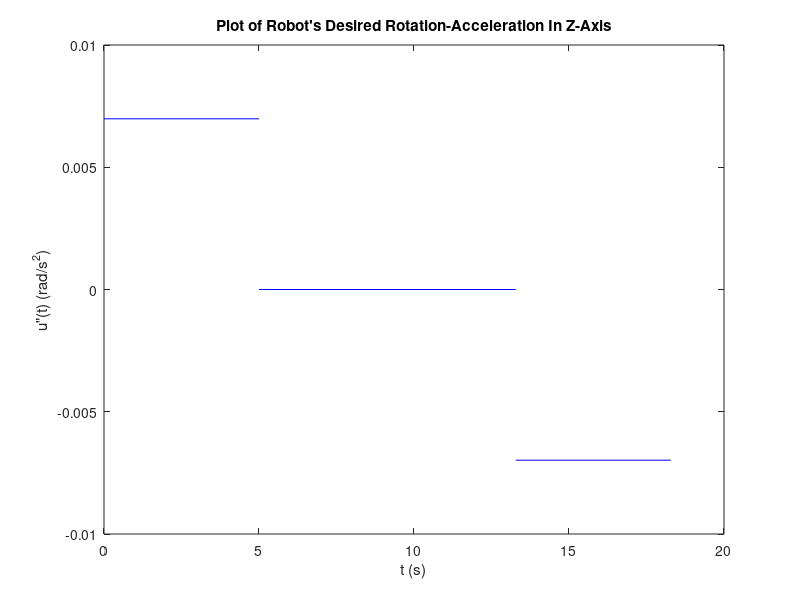
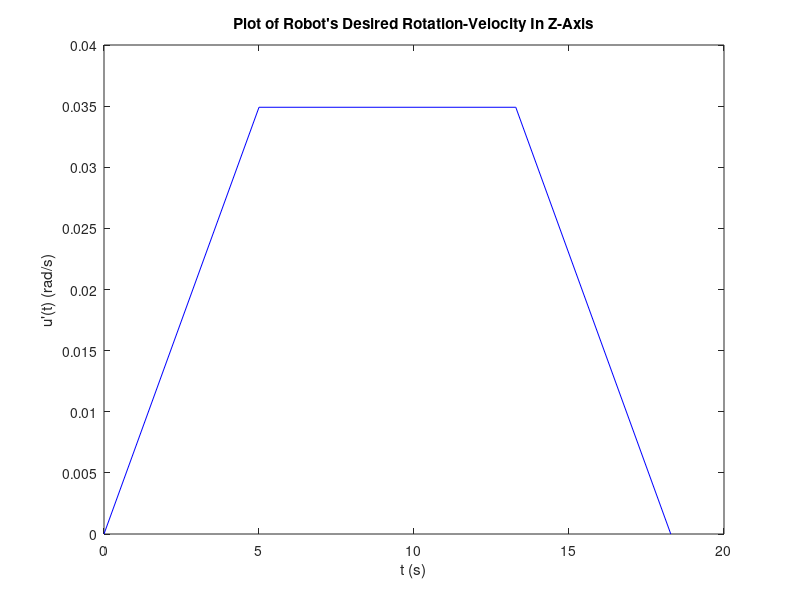
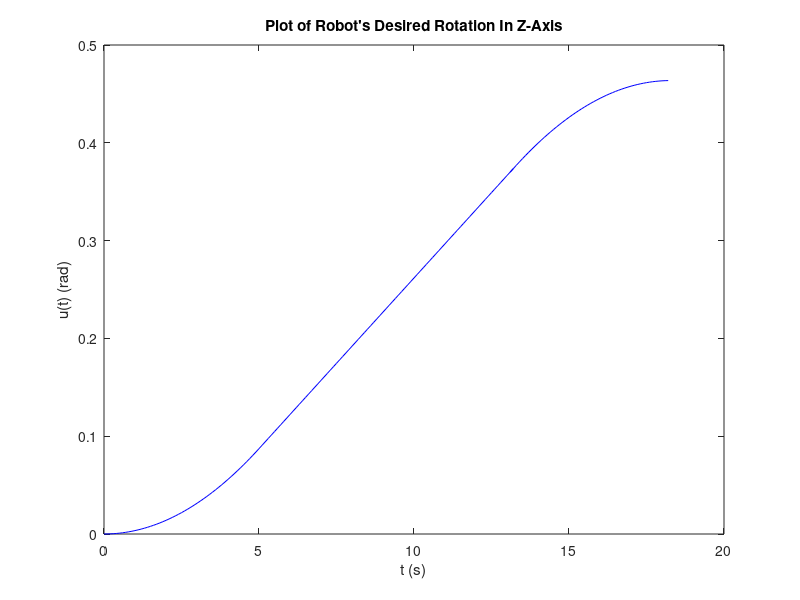
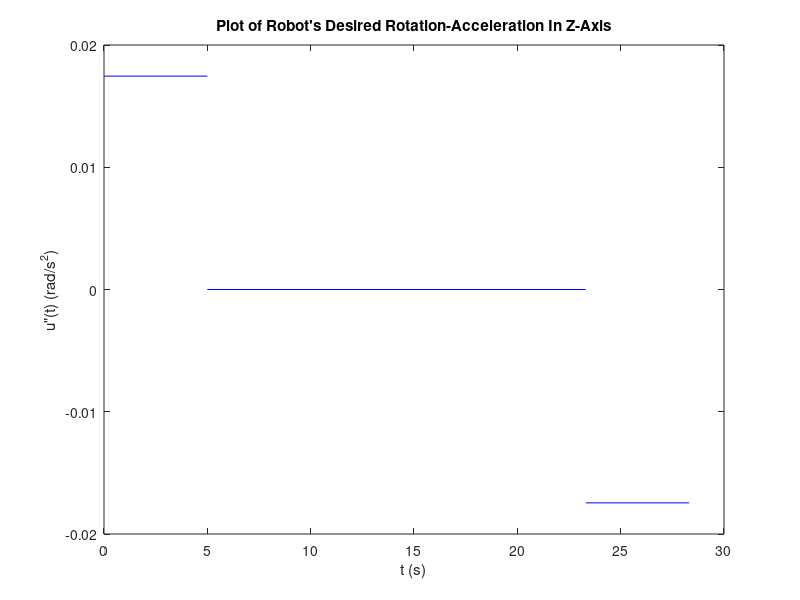

The MATLAB source for these figures, in order:
close all;
%%FirstMovement
%%Rotation-Acceleration in Z-Axis
figure;
t1 =[0 5];
dudt21 =[0.0069813 0.0069813];
t2 = [5 13.283];
dudt22 = [0 0];
t3 = [13.283 18.283];
dudt23 = [-0.0069813 -0.0069813];
plot(t1,dudt21,'b');
hold on;
plot(t2,dudt22,'b');
hold on;
plot(t3,dudt23,'b');
xlabel('t (s)');ylabel('u"(t) (rad/s^2)');
title ("Plot of Robot's Desired Rotation-Acceleration In Z-Axis"); 
saveas(1,'PDRAZ.jpg');
%%Rotation-Velocity in Z-Axis
figure;
dudt1 = [0 0.034907];
dudt2 = [0.034907 0.034907];
dudt3 = [0.034907 0];
plot(t1,dudt1,'b');
hold on;
plot(t2,dudt2,'b');
hold on;
plot(t3,dudt3,'b');
xlabel('t (s)');ylabel("u'(t) (rad/s)");
title ("Plot of Robot's Desired Rotation-Velocity In Z-Axis"); 
saveas(2,'PDRVZ.jpg');
%%Rotation in Z-Axis
u1=0;
u2=atan2(10,20);
t1=0:0.1:5;
t2=5:0.1:13.283;
t3=13.1:0.1:18.283;
p1=[0.0034907 0 0];
figure;
plot(t1,polyval(p1,t1),'b');
hold on;
p2=[0.034907 0.087266]; % polynomial function
plot(t2,polyval(p2,t2-5),'b');
hold on;
p3=[-0.0034907 0 u2];% polynomial function
plot(t3,polyval(p3,18.283-t3),'b');
xlabel('t (s)');ylabel('u(t) (rad)');
title ("Plot of Robot's Desired Rotation In Z-Axis"); 
saveas(3,'PDRTZ.jpg');
%%SecondMovement
%%Rotation-Acceleration in Z-Axis
figure;
t1 =[0 5];
dudt21 =[0.017453 0.017453];
t2 = [5 23.313];
dudt22 = [0 0];
t3 = [23.313 28.313];
dudt23 = [-0.017453 -0.017453];
plot(t1,dudt21,'b');
hold on;
plot(t2,dudt22,'b');
hold on;
plot(t3,dudt23,'b');
xlabel('t (s)');ylabel('u"(t) (rad/s^2)');
title ("Plot of Robot's Desired Rotation-Acceleration In Z-Axis"); 
saveas(4,'PDRAZ2.jpg');
%%Rotation-Velocity in Z-Axis
figure;
dudt1 = [0 -0.087266];
dudt2 = [-0.087266 -0.087266];
dudt3 = [-0.087266 0];
plot(t1,dudt1,'b');
hold on;
plot(t2,dudt2,'b');
hold on;
plot(t3,dudt3,'b');
xlabel('t (s)');ylabel("u'(t) (rad/s)");
title ("Plot of Robot's Desired Rotation-Velocity In Z-Axis"); 
saveas(5,'PDRVZ2.jpg');
%%Position in Z-Axis
u1=atan2(10,20);
u2=atan2(-10-10,20-20);
t1=0:0.1:5;
t2=5:0.1:23.313;
t3=23.313:0.1:28.313;
p1=[-0.0087266 0 u1];
figure;
plot(t1,polyval(p1,t1),'b');
hold on;
p2=[-0.087266 u1-0.21817]; % polynomial function
plot(t2,polyval(p2,t2-5),'b');
hold on;
p3=[0.0087266 0 u2];% polynomial function
plot(t3,polyval(p3,28.313-t3),'b');
xlabel('t (s)');ylabel('u(t) (rad)');
title ("Plot of Robot's Desired Rotation In Z-Axis"); 
saveas(6,'PDRTZ2.jpg');
%%ThirdMovement
%%Rotation-Acceleration in Z-Axis
figure;
t1 =[0 5];
dudt21 =[0.069813 0.069813];
t2 = [5 10.23];
dudt22 = [0 0];
t3 = [10.23 15.23];
dudt23 = [-0.069813 -0.069813];
plot(t1,dudt21,'b');
hold on;
plot(t2,dudt22,'b');
hold on;
plot(t3,dudt23,'b');
xlabel('t (s)');ylabel('u"(t) (rad/s^2)');
title ("Plot of Robot's Desired Rotation-Acceleration In Z-Axis"); 
saveas(7,'PDRAZ3.jpg');
%%Rotation-Velocity in Z-Axis
figure;
dudt1 = [0 0.34907];
dudt2 = [0.34907 0.34907];
dudt3 = [0.34907 0];
plot(t1,dudt1,'b');
hold on;
plot(t2,dudt2,'b');
hold on;
plot(t3,dudt3,'b');
xlabel('t (s)');ylabel("u'(t) (rad/s)");
title ("Plot of Robot's Desired Rotation-Velocity In Z-Axis"); 
saveas(8,'PDRVZ3.jpg');
%%Position in Z-Axis
u1=atan2(-10-10,20-20);
u2=2;
t1=0:0.1:5;
t2=5:0.1:10.23;
t3=10.23:0.1:15.23;
p1=[0.034907 0 u1];
figure;
plot(t1,polyval(p1,t1),'b');
hold on;
p2=[0.34907 u1+0.87266];
plot(t2,polyval(p2,t2-5),'b');
hold on;
p3=[-0.034907 0 u2];
plot(t3,polyval(p3,15.23-t3),'b');
xlabel('t (s)');ylabel('u(t) (rad)');
title ("Plot of Robot's Desired Rotation In Z-Axis"); 
saveas(9,'PDRTZ3.jpg');